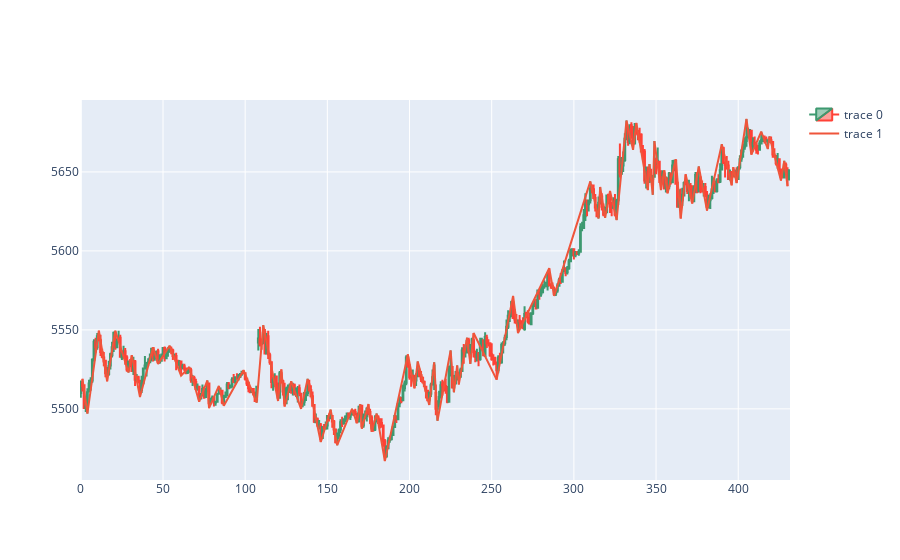

Notebook cell for this chart:
### Code cell
fig = go.Figure(data=[go.Candlestick(open=parsed_ds['open'],
                high=parsed_ds['high'],
                low=parsed_ds['low'],
                close=parsed_ds['close'])])

fig.add_trace(go.Scatter(
    x=parsed_ds.loc[(parsed_ds['zz'].notnull())].index,
    y=parsed_ds.loc[(parsed_ds['zz'].notnull())]['zz']
))


fig.update_xaxes(
    rangebreaks=[
        dict(bounds=["sat", "mon"]), #hide weekends
        dict(bounds=[19, 9], pattern="hour"), #hide hours outside of 9am-6pm
    ]
)
fig.update_layout(xaxis_rangeslider_visible=False)

fig.show()

### Figure 1 — Plotly figure (JSON) as saved in the notebook; plotly's stock layout.template omitted (floating-point values rounded to 4 significant figures; data arrays with more than 128 entries replaced by an {"elided": "..."} marker saying what was removed)
{"data": [{"close": {"elided": "432 float values"}, "high": {"elided": "432 float values"}, "low": {"elided": "432 float values"}, "open": {"elided": "432 float values"}, "type": "candlestick"}, {"type": "scatter", "x": [1, 4, 11, 16, 21, 29, 31, 36, 44, 47, 54, 61, 66, 72, 77, 78, 84, 87, 99, 107, 111, 120, 122, 124, 128, 134, 138, 146, 152, 156, 165, 168, 170, 171, 175, 177, 180, 185, 199, 203, 205, 212, 215, 217, 225, 227, 229, 230, 235, 237, 239, 253, 263, 266, 285, 288, 310, 315, 316, 319, 322, 326, 332, 336, 338, 345, 346, 348, 349, 353, 355, 357, 362, 365, 368, 372, 376, 381, 390, 396, 397, 399, 405, 408, 414, 418, 419, 426, 428, 430], "y": [5519, 5497, 5550.0, 5518.0, 5550.0, 5523, 5534, 5508.0, 5539, 5528.0, 5540, 5521, 5526.0, 5504.0, 5518, 5500.0, 5514.0, 5502, 5524.0, 5504, 5553, 5505, 5525, 5502.0, 5518.0, 5500, 5519, 5479, 5500.0, 5477, 5500, 5491, 5503, 5488.0, 5503, 5486.0, 5497, 5467, 5534.0, 5513, 5530, 5502.0, 5530.0, 5492.0, 5537, 5510.0, 5528.0, 5516.0, 5545, 5528.0, 5548, 5518.0, 5572.0, 5548, 5589, 5572.0, 5644, 5620.0, 5640.0, 5621, 5638, 5620.0, 5682.0, 5664, 5681, 5638.0, 5655, 5636.0, 5670.0, 5638.0, 5651, 5636.0, 5658, 5620.0, 5648.0, 5630, 5654.0, 5626.0, 5668.0, 5642.0, 5653, 5643, 5684.0, 5661, 5676.0, 5664.0, 5672.0, 5644.0, 5657, 5641]}], "layout": {"xaxis": {"rangebreaks": [{"bounds": ["sat", "mon"]}, {"bounds": [19, 9], "pattern": "hour"}], "rangeslider": {"visible": false}}}}
